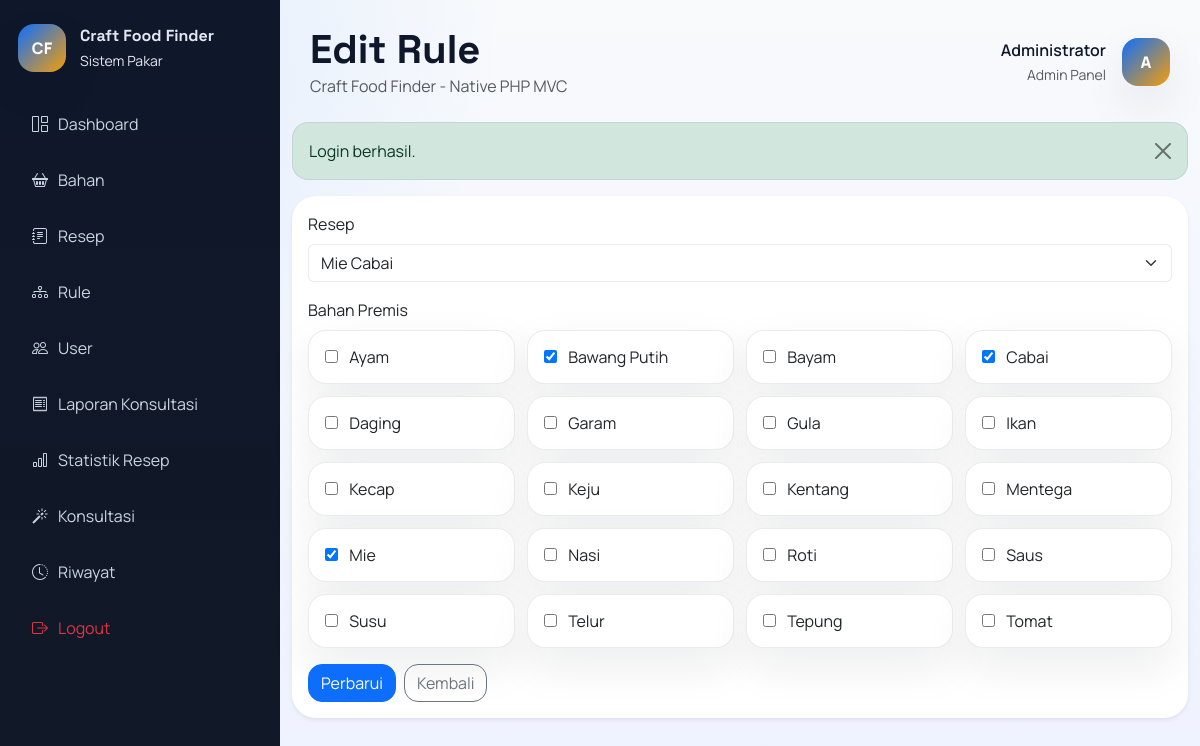
The app's page /index.php?route=rule/edit&id=20 (signed in) with its own data.
### tables this page shows
CREATE TABLE ingredients (
    id INT AUTO_INCREMENT PRIMARY KEY,
    nama_bahan VARCHAR(100) NOT NULL UNIQUE,
    deskripsi TEXT NULL
);

### app/core/BaseController.php (called while the page is built, shortened)
<?php
class BaseController
{
    protected function render(string $view, array $data = [], string $layout = 'user'): void
    {
        extract($data);
        $viewFile = __DIR__ . '/../../views/' . $view . '.php';
        require $viewFile;
    }
}

### app/controllers/RuleController.php (called while the page is built, shortened)
<?php
class RuleController extends BaseController
{
    public function edit(): void
    {
        $id = (int) ($_GET['id'] ?? 0);
        $rule = $this->ruleModel->findRule($id);
        $this->render('admin/rules/form', [
            'title' => 'Edit Rule',
            'rule' => $rule,
            'action' => 'rule/update&id=' . $id,
            'recipes' => $this->recipeModel->all('nama_resep ASC'),
            'ingredients' => $this->ingredientModel->all('nama_bahan ASC'),
        ], 'admin');
    }
}

### public/index.php (called while the page is built, shortened)
<?php
$route = $_GET['route'] ?? '';
[$controllerSegment, $action] = array_pad(explode('/', $route, 2), 2, 'index');
$controller = new $controllerName();
$action = $action ?: 'index';
$controller->{$action}();

### app/config/config.php (called while the page is built, shortened)
<?php
return [
    'app_name' => 'Craft Food Finder',
    'app_url' => rtrim((string) (getenv('APP_URL') ?: 'http://localhost:8080'), '/'),
    'session_name' => 'craft_food_finder_session',
    'db_host' => getenv('DB_HOST') ?: 'mysql',
    'db_port' => getenv('DB_PORT') ?: '3306',
    'db_name' => getenv('DB_DATABASE') ?: 'craft_food_finder',
    'db_user' => getenv('DB_USERNAME') ?: 'root',
    'db_pass' => getenv('DB_PASSWORD') ?: 'secret',
    'db_charset' => 'utf8mb4',
    'upload_dir' => __DIR__ . '/../../public/assets/uploads',
    'upload_url' => '/assets/uploads',
];

### app/config/database.php (called while the page is built, shortened)
<?php
function db(): PDO
{
    static $pdo = null;
    if ($pdo instanceof PDO) {
        return $pdo;
    }
    $config = require __DIR__ . '/config.php';
    $dsn = sprintf(
        'mysql:host=%s;port=%s;dbname=%s;charset=%s',
        $config['db_host'],
        $config['db_port'],
        $config['db_name'],
        $config['db_charset']
    );
    $pdo = new PDO($dsn, $config['db_user'], $config['db_pass'], [
        PDO::ATTR_ERRMODE => PDO::ERRMODE_EXCEPTION,
        PDO::ATTR_DEFAULT_FETCH_MODE => PDO::FETCH_ASSOC,
        PDO::ATTR_EMULATE_PREPARES => false,
    ]);
    return $pdo;
}

### app/helpers.php (called while the page is built, shortened)
<?php
function config(string $key, mixed $default = null): mixed
{
    global $config;
    return $config[$key] ?? $default;
}
function e(mixed $value): string
{
    return htmlspecialchars((string) $value, ENT_QUOTES, 'UTF-8');
}
function route_url(string $route = ''): string
{
    $base = rtrim(config('app_url', 'http://localhost:8080'), '/');
    return $base . '/index.php?route=' . $route;
}
function old(string $key, mixed $default = ''): mixed
{
    return $_SESSION['_old'][$key] ?? $default;
}
function selected(array $values, mixed $value): string
{
    return in_array((string) $value, array_map('strval', $values), true) ? 'selected' : '';
}
function checked(array $values, mixed $value): string
{
    return in_array((string) $value, array_map('strval', $values), true) ? 'checked' : '';
}

### app/core/BaseModel.php (called while the page is built, shortened)
<?php
class BaseModel
{
    protected PDO $pdo;
    protected string $table = '';
    public function __construct()
    {
        $this->pdo = db();
    }
    public function all(string $orderBy = 'id DESC'): array
    {
        $stmt = $this->pdo->query('SELECT * FROM ' . $this->table . ' ORDER BY ' . $orderBy);
        return $stmt->fetchAll();
    }
}

### app/models/RuleModel.php (called while the page is built, shortened)
<?php
class RuleModel extends BaseModel
{
    public function findRule(int $ruleId): ?array
    {
        $stmt = $this->pdo->prepare('SELECT * FROM rules WHERE id = :id LIMIT 1');
        $stmt->execute(['id' => $ruleId]);
        $rule = $stmt->fetch();
        $detailStmt = $this->pdo->prepare('SELECT ingredient_id FROM rule_details WHERE rule_id = :rule_id ORDER BY ingredient_id ASC');
        $detailStmt->execute(['rule_id' => $ruleId]);
        $rule['ingredient_ids'] = array_map('intval', array_column($detailStmt->fetchAll(), 'ingredient_id'));
        return $rule;
    }
}

### views/admin/rules/form.php (the view, shortened to what this page needs)
<?php $isEdit = !empty($rule); $selectedIngredients = $rule['ingredient_ids'] ?? []; ?>
<div class="card shadow-sm border-0">
    <div class="card-body">
        <form method="POST" action="<?= route_url($action) ?>">
            <div class="mb-3">
                <label class="form-label">Resep</label>
                <select name="recipe_id" class="form-select" required>
                    <?php foreach ($recipes as $recipeOption): ?>
                        <option value="<?= e($recipeOption['id']) ?>" <?= selected([old('recipe_id', $rule['recipe_id'] ?? '')], $recipeOption['id']) ?>><?= e($recipeOption['nama_resep']) ?></option>
                    <?php endforeach; ?>
                </select>
            </div>
            <div class="mb-3">
                <label class="form-label">Bahan Premis</label>
                <div class="ingredient-grid">
                    <?php foreach ($ingredients as $ingredient): ?>
                        <label class="ingredient-chip">
                            <input type="checkbox" name="ingredient_ids[]" value="<?= e($ingredient['id']) ?>" <?= checked(old('ingredient_ids', $selectedIngredients), $ingredient['id']) ?>>
                            <span><?= e($ingredient['nama_bahan']) ?></span>
                        </label>
                    <?php endforeach; ?>
                </div>
            </div>
            <div class="d-flex gap-2">
                <button type="submit" class="btn btn-primary"><?= $isEdit ? 'Perbarui' : 'Simpan' ?></button>
                <a href="<?= route_url('rule/index') ?>" class="btn btn-outline-secondary">Kembali</a>
            </div>
        </form>
    </div>
</div>

### public/css/style.css (style rules this page uses)
:root { --bg: #f5f7fb; --surface: #ffffff; --surface-2: #0f172a; --primary: #0d6efd; --primary-2: #1d4ed8; --accent: #f59e0b; --text: #0f172a; --muted: #64748b; --border: rgba(15, 23, 42, 0.08); --shadow: 0 18px 45px rgba(15, 23, 42, 0.08); }
* { box-sizing: border-box; }
body { margin: 0; font-family: 'Manrope', 'Segoe UI', sans-serif; background: radial-gradient(circle at top left, rgba(13, 110, 253, 0.12), transparent 35%), linear-gradient(180deg, #f8fafc 0%, #eef2ff 100%); color: var(--text); }
a { text-decoration: none; }
.card, .table, .form-control, .form-select, .list-group-item, .alert { border-color: var(--border) !important; }
.card { border-radius: 24px; }
.ingredient-grid { display: grid; grid-template-columns: repeat(auto-fit, minmax(180px, 1fr)); gap: 12px; }
.ingredient-card, .ingredient-chip { border: 1px solid var(--border); background: var(--surface); border-radius: 18px; padding: 14px 16px; cursor: pointer; transition: all 0.2s ease; box-shadow: var(--shadow); }
.ingredient-card input, .ingredient-chip input { margin-right: 8px; }
.btn { border-radius: 14px; }

### records on screen
ingredients: nama_bahan "Ayam"
ingredients: nama_bahan "Bawang Putih"
ingredients: nama_bahan "Bayam"
ingredients: nama_bahan "Cabai"
ingredients: nama_bahan "Daging"
ingredients: nama_bahan "Garam"
ingredients: nama_bahan "Gula"
ingredients: nama_bahan "Ikan"
ingredients: nama_bahan "Kecap"
ingredients: nama_bahan "Keju"
ingredients: nama_bahan "Kentang"
ingredients: nama_bahan "Mentega"
ingredients: nama_bahan "Mie"
ingredients: nama_bahan "Nasi"
ingredients: nama_bahan "Roti"
ingredients: nama_bahan "Saus"
ingredients: nama_bahan "Susu"
ingredients: nama_bahan "Telur"
ingredients: nama_bahan "Tepung"
ingredients: nama_bahan "Tomat"

### other values on screen
config('app_name') "Craft Food Finder"
$title "Edit Rule"
auth_user()['nama'] "Administrator"
substr((string) (auth_user()['nama'] ?? 'A'), 0, 1) "A"
$message "Login berhasil."
form field recipe_id "Mie Cabai"
